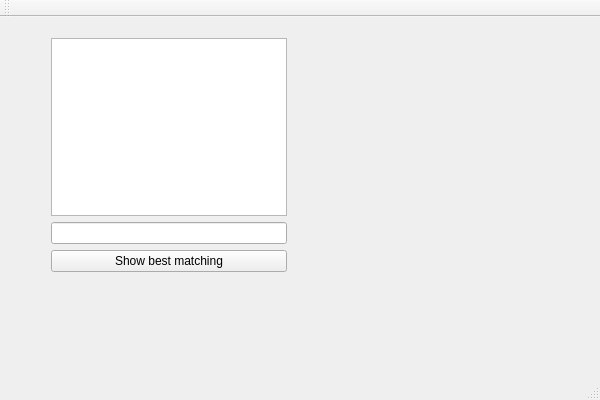
<?xml version="1.0" encoding="UTF-8"?>
<ui version="4.0">
 <class>OOPQT3Class</class>
 <widget class="QMainWindow" name="OOPQT3Class">
  <property name="geometry">
   <rect>
    <x>0</x>
    <y>0</y>
    <width>600</width>
    <height>400</height>
   </rect>
  </property>
  <property name="windowTitle">
   <string>OOPQT3</string>
  </property>
  <widget class="QWidget" name="centralWidget">
   <widget class="QWidget" name="layoutWidget">
    <property name="geometry">
     <rect>
      <x>40</x>
      <y>10</y>
      <width>258</width>
      <height>256</height>
     </rect>
    </property>
    <layout class="QVBoxLayout" name="verticalLayout_2">
     <item>
      <widget class="QListWidget" name="listWidget"/>
     </item>
     <item>
      <layout class="QVBoxLayout" name="verticalLayout">
       <item>
        <widget class="QLineEdit" name="searchLineEdit"/>
       </item>
       <item>
        <widget class="QPushButton" name="bestMatchButton">
         <property name="text">
          <string>Show best matching</string>
         </property>
        </widget>
       </item>
      </layout>
     </item>
    </layout>
   </widget>
  </widget>
  <widget class="QMenuBar" name="menuBar">
   <property name="geometry">
    <rect>
     <x>0</x>
     <y>0</y>
     <width>600</width>
     <height>21</height>
    </rect>
   </property>
  </widget>
  <widget class="QToolBar" name="mainToolBar">
   <attribute name="toolBarArea">
    <enum>TopToolBarArea</enum>
   </attribute>
   <attribute name="toolBarBreak">
    <bool>false</bool>
   </attribute>
  </widget>
  <widget class="QStatusBar" name="statusBar"/>
 </widget>
 <layoutdefault spacing="6" margin="11"/>
 <resources>
  <include location="OOPQT3.qrc"/>
 </resources>
 <connections/>
</ui>
